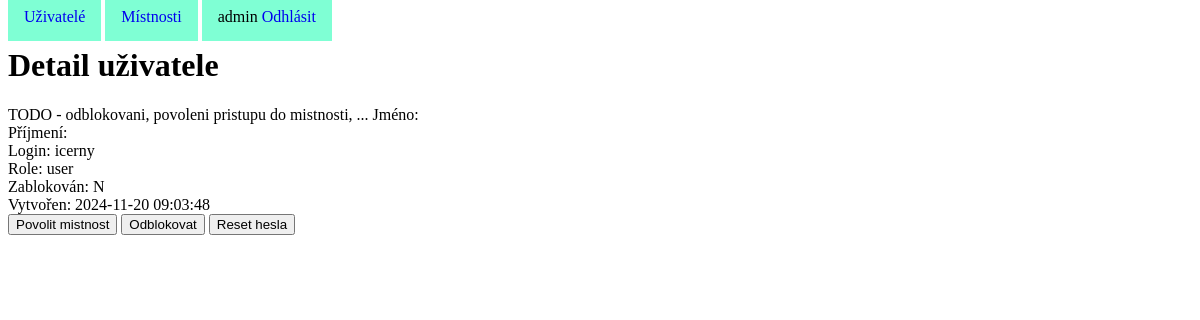
/userdet.php?id=5 (signed in), run on the app's committed database.
### tables this page shows
CREATE TABLE `users` (
  `id` int NOT NULL AUTO_INCREMENT,
  `name` varchar(20) DEFAULT NULL,
  `surname` varchar(50) DEFAULT NULL,
  `passwd` varchar(32) NOT NULL,
  `login` varchar(20) NOT NULL,
  `role` enum('admin','moderator','user') NOT NULL DEFAULT 'user',
  `blocked` enum('Y','N') NOT NULL DEFAULT 'N',
  `avatar` varchar(50) DEFAULT NULL,
  `created` datetime NOT NULL DEFAULT CURRENT_TIMESTAMP,
  `age` int DEFAULT NULL,
  PRIMARY KEY (`id`),
  UNIQUE KEY `login` (`login`),
  KEY `users_idx1` (`surname`)
);

### userdet.php (the view, shortened to what this page needs)
<?php
require_once "layout/header.php";
require_once "dbcfg.php";
?>
<h1>Detail uživatele</h1>
TODO - odblokovani, povoleni pristupu do mistnosti, ...
<?php
$con = mysqli_connect($server, $login, $passwd, $schema);
$sql = "
select name, surname, login, role, blocked,
    created
from users
where id=".$_GET["id"];
$result = mysqli_query($con, $sql);
if ($row = mysqli_fetch_assoc($result)) {
    echo "Jméno: ".$row["name"].BR;
    echo "Příjmení: ".$row["surname"].BR;
    echo "Login: ".$row["login"].BR;
    echo "Role: ".$row["role"].BR;
    echo "Zablokován: ".$row["blocked"].BR;
    echo "Vytvořen: ".$row["created"].BR;
}
?>
<button>Povolit mistnost</button>
<button>Odblokovat</button>
<button>Reset hesla</button>
<?
require_once "layout/footer.php";
?>

### data on the page
users: login "icerny", role "user", blocked "N", created "2024-11-20 09:03:48"

### other printed values
$_SESSION["login"] "admin"
